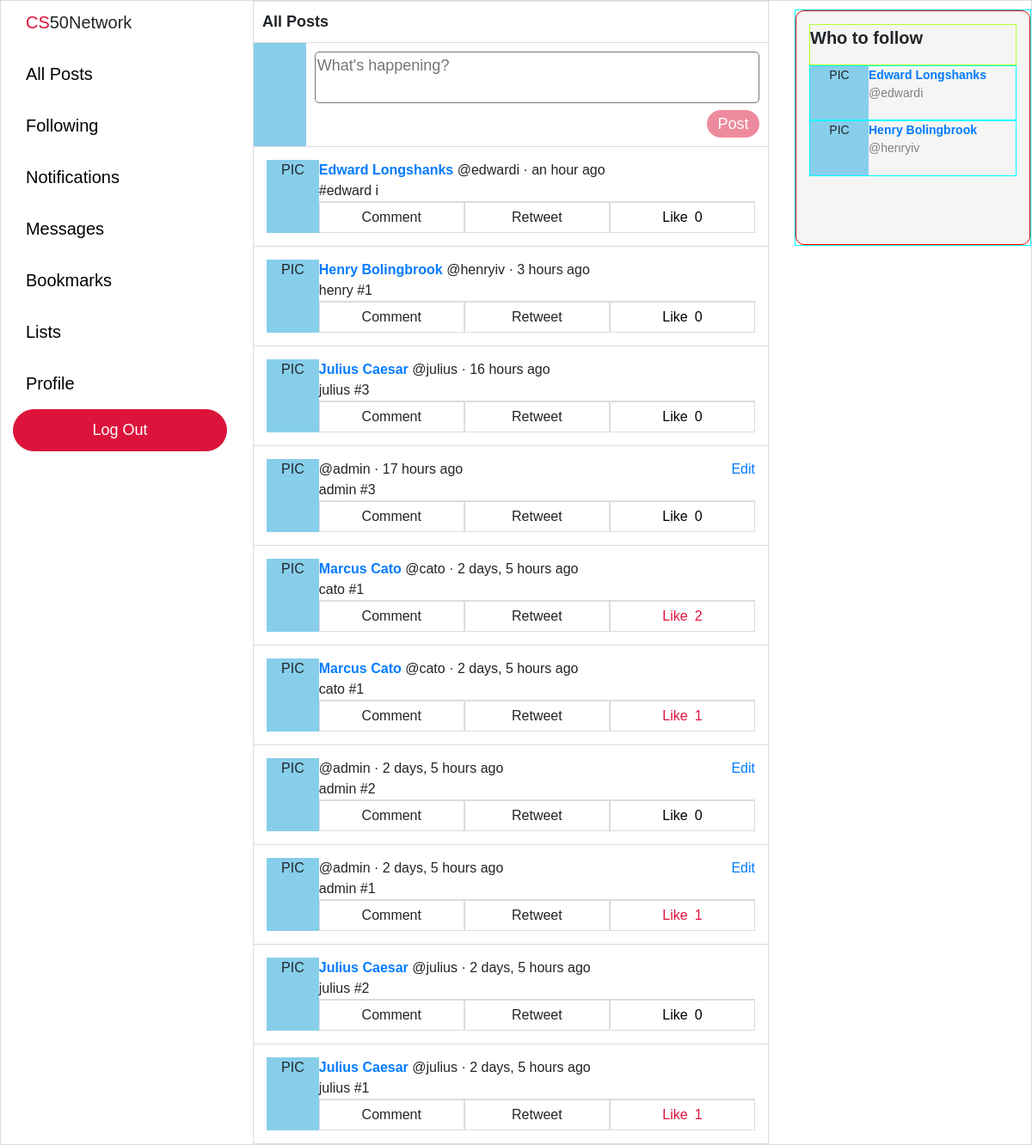
/ (signed in), run on the app's committed database.
### network/models.py (models this page shows, shortened)
class Post(models.Model):
    user = models.ForeignKey("User", on_delete=models.CASCADE, related_name="posts")
    body = models.TextField(blank=True, max_length=280)
    likes = models.ManyToManyField("User", blank=True, related_name="likes")
    timestamp = models.DateTimeField(auto_now_add=True)
    def get_time(self):
        return humanize.naturaltime(self.timestamp)
    def total_likes(self):
        return self.likes.count()

class User(AbstractUser):
    pass

### network/views.py (the view)
# urls.py: path("", views.index, name="index"),
def index(request):
    posts = Post.objects.all().order_by('-timestamp')
    if request.user.is_anonymous:
        context = {"posts": posts}
    else:
        context = {
            "posts": posts,
            "recommend_follow": recommend_follow(request),
        }
    return render(request, "network/index.html", context)

### network/views.py (called while the page is built)
def recommend_follow(request):
    current_user = User.objects.get(username=request.user)
    not_following = User.objects.exclude(
        followers__user=current_user
    ).exclude(username=current_user)
    if len(not_following) > 3:
        sample_size = 3
    else:
        sample_size = len(not_following)
    not_following = random.sample(list(not_following), sample_size)
    return not_following

### network/templates/network/index.html (shortened to what this page needs)
{% extends "network/layout.html" %}
{% block body %}
    {% if user.is_authenticated %}
    <div class="all-posts-title">All Posts</div>
    <div class="new-post-container">
        <div class="profile-pic">
        </div>
        <div class="new-post-form">
            <form action="{% url 'post' %}" method="post">
                <textarea maxlength="280" rows="2" name="body" placeholder="What's happening?" required></textarea>
                <div class="submit-container">
                    <input type="submit" value="Post" disabled></input>
                </div>
            </form>
        </div>
    </div>
    {% endif %}
    {% for post in posts %}
    <div class="post-outer-container">
        <div class="post-container">
            <div class="profile-pic">
                PIC
            </div>
            <div class="post-body-container">
                <div class="post-body-top">
                    <div>
                        {% if user.is_authenticated %}
                        <a href="/profile/{{ post.user.username }}"><b>{{ post.user.first_name }} {{ post.user.last_name }}</a> </b> @{{ post.user.username }} · {{ post.get_time }}
                        {% else %}
                        <a href="{% url 'login' %}"><b>{{ post.user.first_name }} {{ post.user.last_name }}</a> </b> @{{ post.user.username }} · {{ post.get_time }}
                        {% endif %}
                    </div>
                    {% if post.user == request.user %}
                    <a class="edit" href=""#>Edit</a>
                    {% endif %}
                </div>
                <div class="post-body">
                    {{ post.body }}
                </div>
                {% if user.is_authenticated %}
                <div class="post-options">
                    <li>Comment</li>
                    <li>Retweet</li>
                    {% if request.user in post.likes.all %}
                    <li class="like-container" id="liked" title="Unlike" value="{{ post.id }}">
                        <div class="like">Like</div>
                            <div class="like-count">{{ post.total_likes }}</div>
                    </li>
                    {% else %}
                    <li class="like-container" id="not-liked" title="Like" value="{{ post.id }}">
                        <div class="like">Like</div>
                            <div class="like-count">{{ post.total_likes }}</div>
                    </li>
                    {% endif %}
                </div>
                {% endif %}
            </div>
        </div>
    </div>
    {% endfor %}
{% endblock %}

### network/templates/network/layout.html (shortened to what this page needs)
{% load static %}
<!DOCTYPE html>
<html lang="en">
    <head>
        <link rel="stylesheet" href="https://stackpath.bootstrapcdn.com/bootstrap/4.4.1/css/bootstrap.min.css">
        <link href="{% static 'network/styles.css' %}" rel="stylesheet">
    </head>
    <body>
        <div class="left-pane">
            <nav class="navigation-bar">
                    <div class="logo">
                        <div><span style="color: crimson">CS</span>50Network</div>
                    </div>
                    <div class="navigation-item-container">
                        <div class="navigation-item">
                            <a class="navigation-link" href="{% url 'index' %}">All Posts</a>
                        </div>
                    </div>
                    {% if user.is_authenticated %}
                    <div class="navigation-item-container">
                        <div class="navigation-item">
                            <a class="navigation-link" href="{% url 'following' %}">Following</a>
                        </div>
                    </div>
                    <div class="navigation-item-container">
                        <div class="navigation-item">
                            <a class="navigation-link" href="#">Notifications</a>
                        </div>
                    </div>
                    <div class="navigation-item-container">
                        <div class="navigation-item">
                            <a class="navigation-link" href="#">Messages</a>
                        </div>
                    </div>
                    <div class="navigation-item-container">
                        <div class="navigation-item">
                            <a class="navigation-link" href="#">Bookmarks</a>
                        </div>
                    </div>
                    <div class="navigation-item-container">
                        <div class="navigation-item">
                            <a class="navigation-link" href="#">Lists</a>
                        </div>
                    </div>
                    <div class="navigation-item-container">
                        <div class="navigation-item">
                            <a class="navigation-link" href="/profile/{{ request.user }}">Profile</a>
                        </div>
                    </div>
                    {% endif %}
                    {% if user.is_authenticated %}
                    <div class="logout">
                        <a class="navigation-link" href="{% url 'logout' %}">Log Out</a>
                    </div>
                    {% endif %}
            </nav>
        </div>
        <div class="body">
            {% block body %}
            {% endblock %}
        </div>
        <div class="right-pane">
            {% if user.is_authenticated %}
            <div class="who-to-follow-container">
                <div class="who-to-follow">
                        <p>Who to follow</p>
                        {% for user in recommend_follow %}
                        <div class="recommend-follow">
                            <div class="profile-pic">
                                PIC
                            </div>
                            <div class="recommend-user">
                                <a href="/profile/{{ user.username }}"><div>{{ user.first_name }} {{ user.last_name }}</div></a>
                                <div>@{{ user.username }}</div>
                            </div>
                        </div>
                        {% endfor %}
                </div>
            </div>
            {% endif %}
        </div>
    </body>
</html>

### network/static/network/styles.css (style rules this page uses)
body { border: 1px solid gainsboro; display: grid; font-family: Arial, Helvetica, sans-serif; font-size: 18px; grid-template-columns: 2fr minmax(400px, 600px) 2fr; grid-template-rows: 1fr; height: 100vh; width: 100vw; overflow: hidden; }
.navigation-bar { font-size: 20px; margin-top: 10px; margin-left: auto; margin-right: 30px; max-width: 250px; width: 85%; }
.logo { cursor: default; padding-left: 15px; padding-bottom: 15px; }
.navigation-item-container { display: block; }
.navigation-item a { border-radius: 25px; display: inline-block; margin: 5px 0 5px 0; padding: 10px 15px 10px 15px; transition: background-color 0.15s linear; }
.navigation-link { color: black; }
.logout .navigation-link, .register .navigation-link { color: white; font-size: 18px; }
.logout a, .register a { background-color: crimson; border: 1px solid crimson; border-radius: 25px; display: flex; justify-content: center; padding: 10px 0 10px 0; transition: filter 0.25s }
.body { border-left: 1px solid gainsboro; border-right: 1px solid gainsboro; overflow: scroll; width: 100%; }
.all-posts-title { background-color: white; border-top: 1px solid gainsboro; border-bottom: 1px solid gainsboro; font-weight: bold; margin-top: auto; margin-bottom: auto; padding: 10px 0px 10px 10px; }
.new-post-container { background-color: white; border-bottom: 1px solid gainsboro; display: flex; }
.new-post-form { padding: 10px 10px 10px 10px; width: 100%; }
.new-post-form textarea { border-radius: 5px; outline: none; resize: none; width: 100%; }
.submit-container { display: block; text-align: end; }
.submit-container input { background-color: crimson; border: none; border-radius: 25px; color: white; filter: opacity(50%); padding: 2.5px 12.5px 2.5px 12.5px; transition: filter 0.25s; }
.post-outer-container { border-bottom: 1px solid gainsboro; padding: 15px; }
.post-container { background-color: white; display: flex; font-size: 16px; height: auto; width: 100%; }
.profile-pic { text-align: center; width: 68px; background-color: skyblue; }
.post-body-container { width: 100%; }
.post-body-top { display: flex; justify-content: space-between; }
.post-options { border-top: 1px solid gainsboro; display: flex; justify-content: space-around; }
.post-options li { border: 1px solid gainsboro; list-style: none; padding: 5px 0 5px 0; text-align: center; width: 100%; }
.like-container { display: flex; justify-content: center; }
.like { margin-right: 4px; }
.like-count { margin-left: 4px; }
#liked { color: crimson; }
#not-liked { color: black; }
.right-pane { display: block; justify-content: left; }
.who-to-follow-container { margin-top: 10px; margin-left: 30px; height: 275px; width: 275px; border: 1px solid cyan; }
.who-to-follow { background-color: whitesmoke; border-radius: 10px; padding: 15px; height: 100%; width: 100%; border: 1px solid red; display: grid; grid-template-rows: .25fr 1fr 1fr 1fr; }
.who-to-follow p { border: 1px solid greenyellow; font-size: 20px; font-weight: bold; height: 100%; }
.recommend-follow { border: 1px solid cyan; height: 100%; font-size: 14px; display: flex; }
.recommend-user div:nth-child(1) { font-weight: bold; }
.recommend-user div:nth-child(2) { color: gray; }

### data on the page
Post: user.first_name "Edward", user.last_name "Longshanks", user.username "edwardi", get_time "an hour ago", body "#edward i", total_likes "0"
Post: user.first_name "Henry", user.last_name "Bolingbrook", user.username "henryiv", get_time "3 hours ago", body "henry #1", total_likes "0"
Post: user.first_name "Julius", user.last_name "Caesar", user.username "julius", get_time "16 hours ago", body "julius #3", total_likes "0"
Post: user.username "admin", get_time "17 hours ago", shows "Edit", body "admin #3", total_likes "0"
Post: user.first_name "Marcus", user.last_name "Cato", user.username "cato", get_time "2 days, 5 hours ago", body "cato #1", total_likes "2"
Post: user.first_name "Marcus", user.last_name "Cato", user.username "cato", get_time "2 days, 5 hours ago", body "cato #1", total_likes "1"
Post: user.username "admin", get_time "2 days, 5 hours ago", shows "Edit", body "admin #2", total_likes "0"
Post: user.username "admin", get_time "2 days, 5 hours ago", shows "Edit", body "admin #1", total_likes "1"
Post: user.first_name "Julius", user.last_name "Caesar", user.username "julius", get_time "2 days, 5 hours ago", body "julius #2", total_likes "0"
Post: user.first_name "Julius", user.last_name "Caesar", user.username "julius", get_time "2 days, 5 hours ago", body "julius #1", total_likes "1"
User: first_name "Edward", last_name "Longshanks", username "edwardi"
User: first_name "Henry", last_name "Bolingbrook", username "henryiv"
